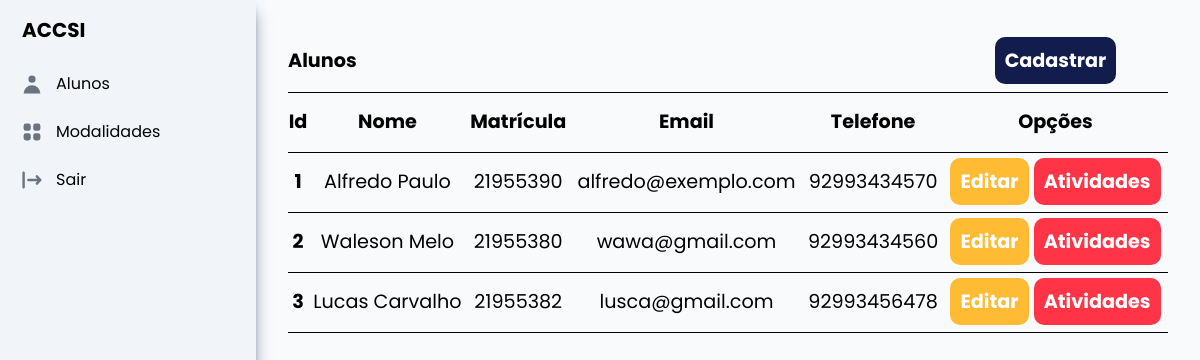
The app's page / (signed in) with its own data.
### aluno/models.py (models this page shows)
class Aluno(models.Model):
    id_aluno = models.AutoField(primary_key=True)
    nome = models.CharField(max_length=50)
    matricula = models.IntegerField(unique=True)
    email = models.EmailField(max_length=50)
    telefone = models.CharField(max_length=20)

### aluno/views.py (the view)
# urls.py: path('', views.ListarAlunos.as_view(), name="home"),
@method_decorator(login_required, name='dispatch')
class ListarAlunos(ListView):
    template_name = 'listar_aluno.html'
    model = Aluno
    context_object_name = 'alunos'

### aluno/templates/listar_aluno.html
{% extends 'base.html' %}
{% load static %}
{% block style %}
    <link rel="stylesheet" href="{% static 'css/tabelas.css' %}" />
{% endblock %}
{% block conteudo %}
    <table>
        <thead>
            <tr>
                <th colspan="5" style="text-align: start">Alunos</th>
                <th colspan="1" style="justify-content: end">
                    <a class="cad" href="{% url 'cadastrar_aluno' %}">Cadastrar</a>
                </th>
            </tr>
            <tr>
                <th scope="col">Id</th>
                <th scope="col">Nome</th>
                <th scope="col">Matrícula</th>
                <th scope="col">Email</th>
                <th scope="col">Telefone</th>
                <th scope="col">Opções</th>
            </tr>
        </thead>
        <tbody>
            {% for aluno in alunos %}
                <tr>
                    <th scope="row">{{ aluno.id_aluno }}</th>
                    <td>{{ aluno.nome }}</td>
                    <td>{{ aluno.matricula }}</td>
                    <td>{{ aluno.email }}</td>
                    <td>{{ aluno.telefone }}</td>
                    <td>
                        <a class="edit" href="{% url 'editar_aluno' aluno.id_aluno %}">Editar</a>
                        <a class="delete"
                           href="{% url 'listar_aproveitamento' aluno.id_aluno %}">Atividades</a>
                    </td>
                </tr>
            {% endfor %}
        </tbody>
    </table>
{% endblock %}

### static/css/tabelas.css (style rules this page uses)
* { margin: 0; padding: 0; box-sizing: border-box; }
html { font-family: "Poppins" !important; }
table { width: 100%; text-align: center; font-size: 1.2rem; border-collapse: collapse; border-radius: 20px; -webkit-border-radius: 25px; -moz-border-radius: 25px; }
table a { border-radius: 10px; padding: 10px; box-sizing: border-box; font-weight: bold; }
td, th { height: 60px; border-bottom: 1px solid black; }
.cad { background-color: #121c4d; color: white; }
.edit { background-color: #ffbb33; color: white; }
.delete { background-color: #ff3547; color: white; }

### records on screen
Aluno: id_aluno "1", nome "Alfredo Paulo", matricula "21955390", email "alfredo@exemplo.com", telefone "92993434570"
Aluno: id_aluno "2", nome "Waleson Melo", matricula "21955380", email "wawa@gmail.com", telefone "92993434560"
Aluno: id_aluno "3", nome "Lucas Carvalho", matricula "21955382", email "lusca@gmail.com", telefone "92993456478"
